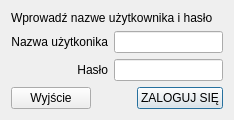
<?xml version="1.0" encoding="UTF-8"?>
<ui version="4.0">
 <class>LoginDialog</class>
 <widget class="QDialog" name="LoginDialog">
  <property name="geometry">
   <rect>
    <x>0</x>
    <y>0</y>
    <width>234</width>
    <height>115</height>
   </rect>
  </property>
  <property name="windowTitle">
   <string>Logowanie - RecordTDK</string>
  </property>
  <layout class="QGridLayout" name="gridLayout_2">
   <item row="0" column="0">
    <layout class="QGridLayout" name="gridLayout">
     <item row="0" column="0" colspan="2">
      <widget class="QLabel" name="label">
       <property name="text">
        <string>Wprowadź nazwe użytkownika i hasło</string>
       </property>
      </widget>
     </item>
     <item row="1" column="0">
      <widget class="QLabel" name="username_label">
       <property name="text">
        <string>Nazwa użytkonika</string>
       </property>
       <property name="alignment">
        <set>Qt::AlignRight|Qt::AlignTrailing|Qt::AlignVCenter</set>
       </property>
      </widget>
     </item>
     <item row="1" column="1">
      <widget class="QLineEdit" name="username_lineEdit"/>
     </item>
     <item row="2" column="0">
      <widget class="QLabel" name="password_label">
       <property name="text">
        <string>Hasło</string>
       </property>
       <property name="alignment">
        <set>Qt::AlignRight|Qt::AlignTrailing|Qt::AlignVCenter</set>
       </property>
      </widget>
     </item>
     <item row="2" column="1">
      <widget class="QLineEdit" name="password_lineEdit">
       <property name="echoMode">
        <enum>QLineEdit::Password</enum>
       </property>
      </widget>
     </item>
    </layout>
   </item>
   <item row="1" column="0">
    <layout class="QHBoxLayout" name="horizontalLayout">
     <item>
      <widget class="QPushButton" name="exit_pushButton">
       <property name="text">
        <string>Wyjście</string>
       </property>
       <property name="autoDefault">
        <bool>false</bool>
       </property>
      </widget>
     </item>
     <item>
      <spacer name="horizontalSpacer">
       <property name="orientation">
        <enum>Qt::Horizontal</enum>
       </property>
       <property name="sizeHint" stdset="0">
        <size>
         <width>198</width>
         <height>20</height>
        </size>
       </property>
      </spacer>
     </item>
     <item>
      <widget class="QPushButton" name="login_pushButton">
       <property name="text">
        <string>ZALOGUJ SIĘ</string>
       </property>
       <property name="default">
        <bool>true</bool>
       </property>
      </widget>
     </item>
    </layout>
   </item>
  </layout>
 </widget>
 <tabstops>
  <tabstop>username_lineEdit</tabstop>
  <tabstop>password_lineEdit</tabstop>
  <tabstop>login_pushButton</tabstop>
  <tabstop>exit_pushButton</tabstop>
 </tabstops>
 <resources/>
 <connections/>
</ui>
